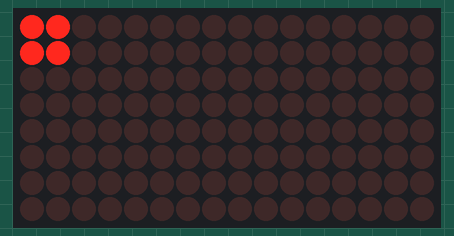
A sketch run on a simulated Arduino Uno, built with avr-gcc and run on an emulated ATmega328P. Parts: 16×8 LED matrix.

Above: at 0.1 s.
At 3.1 s:
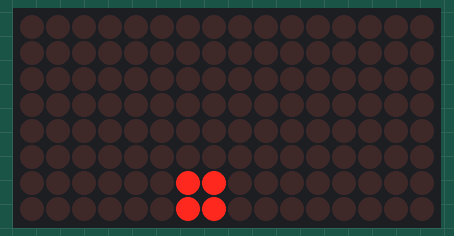
At 4.1 s:
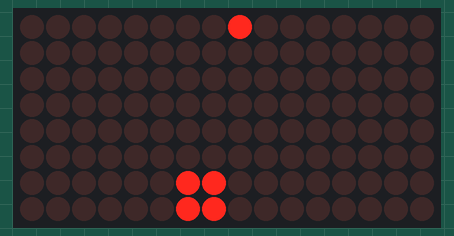
At 11.1 s:
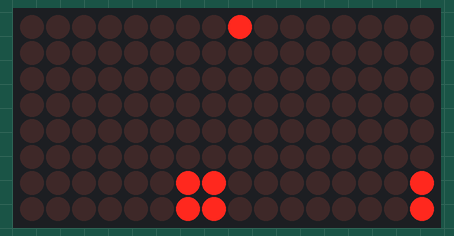
At 18.6 s:
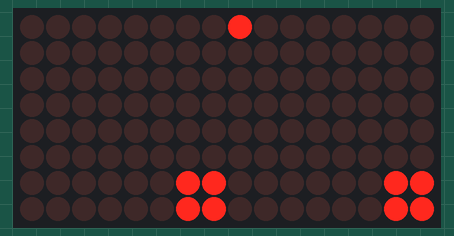
At 32.2 s:
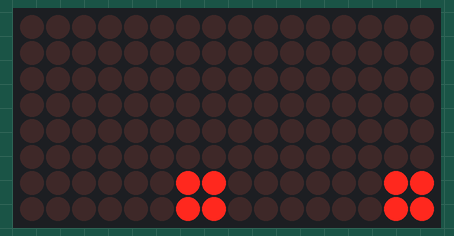

The sketch:

sketch_jan06a.ino
```cpp
#include <SPI.h>

#include <Adafruit_GFX.h>

#include <Max72xxPanel.h>

Max72xxPanel matrix=Max72xxPanel(9,2,1);
void setup() {
  matrix.setIntensity(4);
for(int x2=0; x2<7;   x2++) {


 matrix.drawPixel(x2,x2,1);
  matrix.drawPixel(x2+1,x2,1);
    matrix.drawPixel(x2,x2+1,1);
   matrix.drawPixel(x2+1,x2+1,1);
 matrix.write();
 delay(500);
  matrix.drawPixel(x2,x2,0);
   matrix.drawPixel(x2+1,x2,0);
 matrix.drawPixel(x2,x2+1,0);
   matrix.drawPixel(x2+1,x2+1,0);
matrix.drawPixel(6,6,0);
}


}

void loop() {

  int k=6;
  int l=6;


 matrix.drawPixel(6,7,1);
  matrix.drawPixel(7,7,1);
    matrix.drawPixel(7,6,1);
   matrix.drawPixel(6,6,1);
 matrix.write();
  delay(500);
  matrix.drawPixel(k,l,1);
  matrix.write();

for(int x2=7; x2<14;   x2++) {
 matrix.drawPixel(x2+1,x2-7,1);
 matrix.write();
  delay(500);
  matrix.drawPixel(x2+1,x2-7,0);

}
matrix.drawPixel(15,7,1);
   matrix.write();
   for(int x2=7; x2<14;   x2++) {
 matrix.drawPixel(x2+1,x2-7,1);
 matrix.write();
  delay(500);
  matrix.drawPixel(x2+1,x2-7,0);
   }
   matrix.drawPixel(15,6,1);
   matrix.write();
      for(int x2=7; x2<14;   x2++) {
 matrix.drawPixel(x2+1,x2-7,1);
 matrix.write();
  delay(500);
  matrix.drawPixel(x2+1,x2-7,0);
   }
   matrix.drawPixel(14,7,1);
   matrix.write();
      for(int x2=7; x2<14;   x2++) {
 matrix.drawPixel(x2+1,x2-7,1);
 matrix.write();
  delay(500);
  matrix.drawPixel(x2+1,x2-7,0);
   }
   matrix.drawPixel(14,6,1);
   matrix.write();
}
```

Measured:
- what the display in image 1 shows lasts 1.0 s, from 3.0 s to 4.0 s
- what the display in image 2 shows lasts 0.5 s, from 4.0 s to 4.5 s
